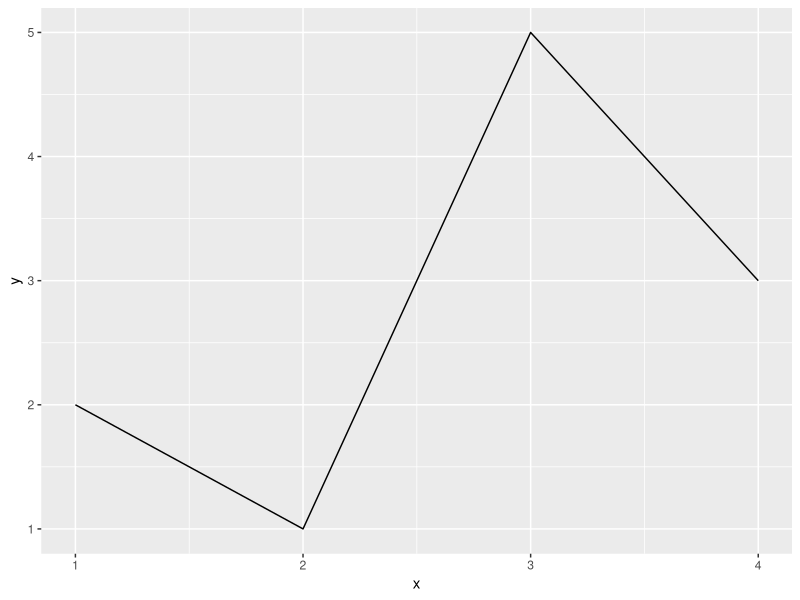
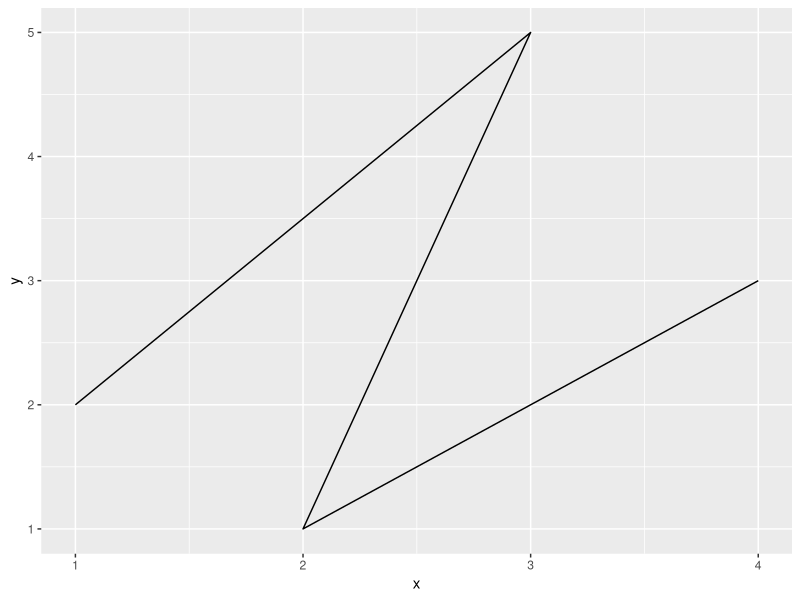
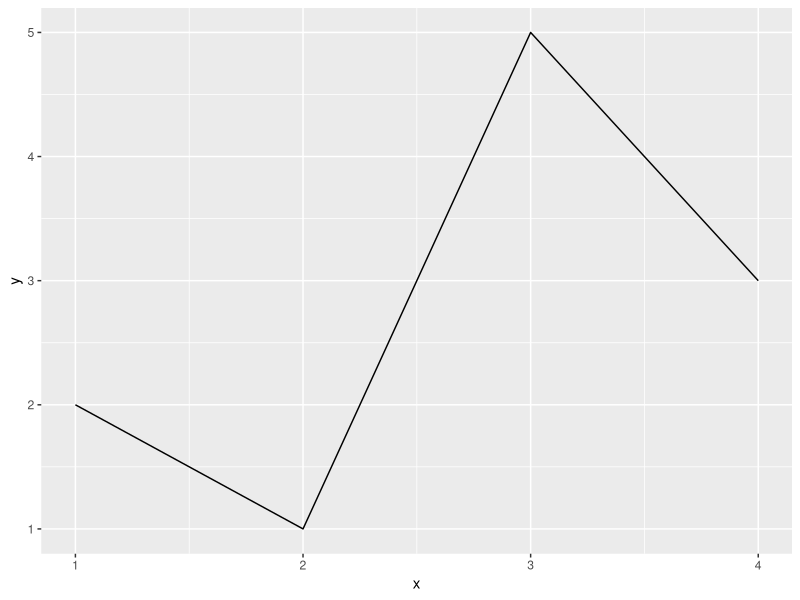
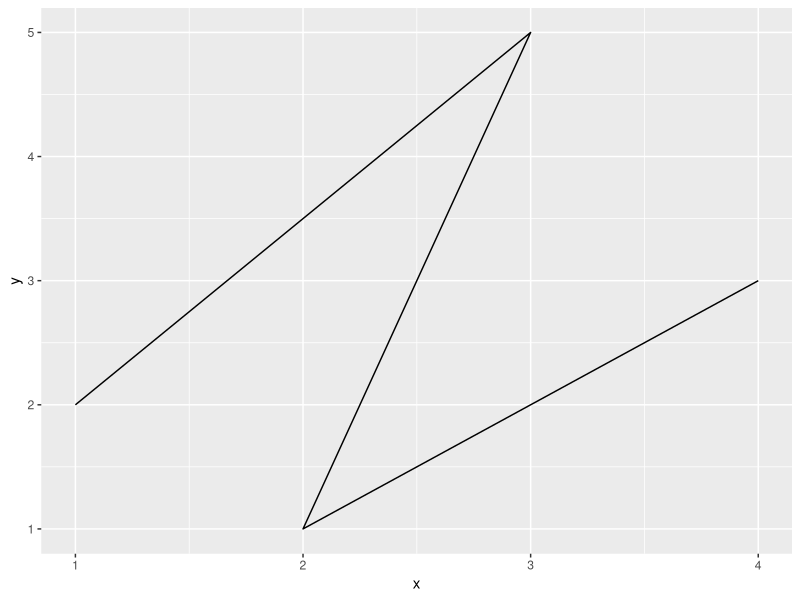

These figures' R source, in order:
library(ggplot2)
tble = data.frame(x = c(1,3,2,4),
                  y = c(2,5,1,3))
tble

ggplot(tble, aes(x,y)) + geom_line()
ggsave('../../images/answers/a_02122020_1.png', width=300, height=180, units='mm')

ggplot(tble, aes(x,y)) + geom_path()
ggsave('../../images/answers/a_02122020_2.png', width=300, height=180, units='mm')